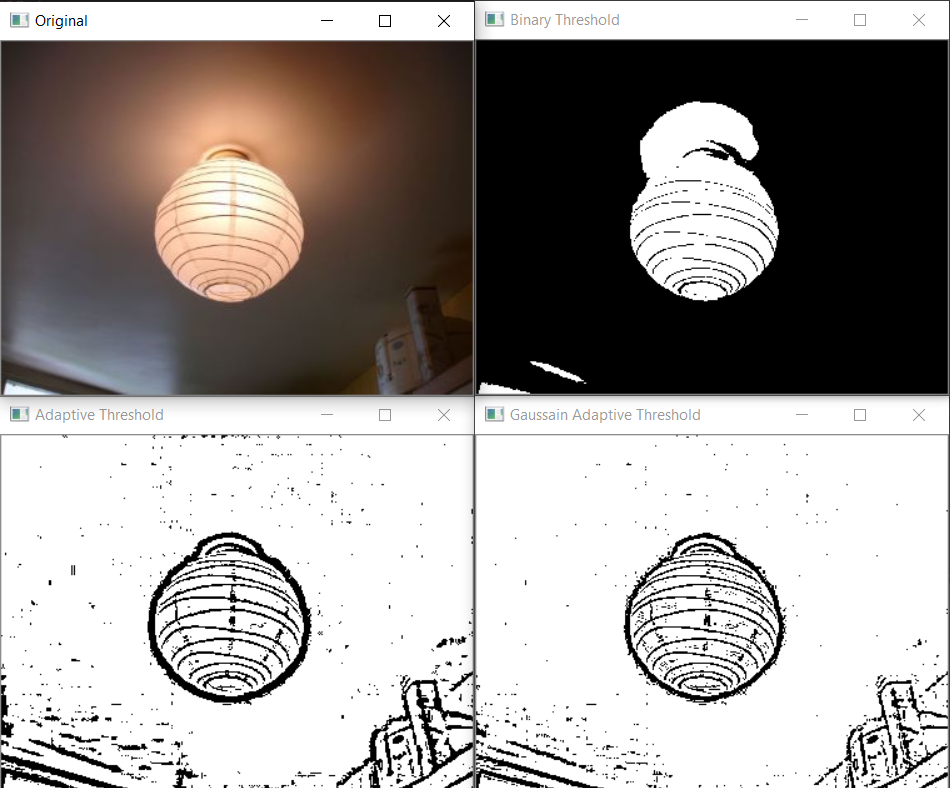
#> input picture Internship_AI,python,ML/AI file/lamp.png, 950 x 788 px
$ python code6.py
#> lines starting #> are read from the running program, lines starting #| are printed output that depends on the picture; after the words box and inside, x2 and y2 are one past the last pixel; in counts of white or black regions, pixels touching at a corner belong together
import cv2
import numpy as np

# path to input image is specified and
# image is loaded with imread command
image = cv2.imread('lamp.png')
#> image is the input picture: shape (788, 950, 3); mean B, G, R 152.7, 155.3, 160


# to convert the image in grayscale
img = cv2.cvtColor(image, cv2.COLOR_BGR2GRAY)
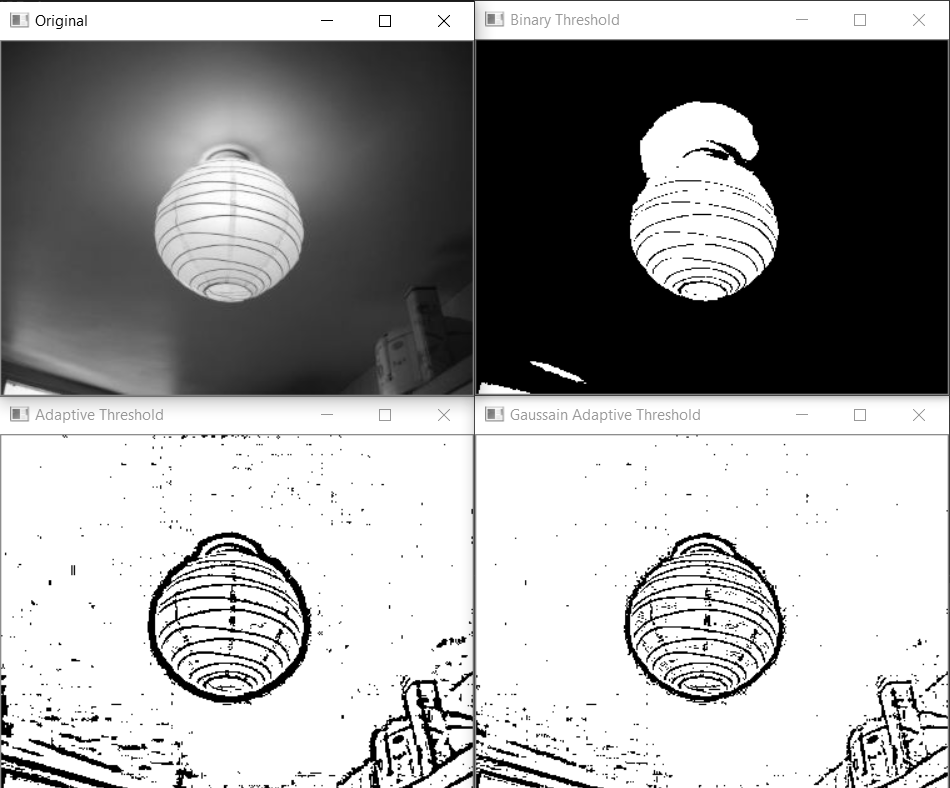
#> img: shape (788, 950); min 0, max 255, mean 156.4

ret, th1 = cv2.threshold(img,160, 255, cv2.THRESH_BINARY)
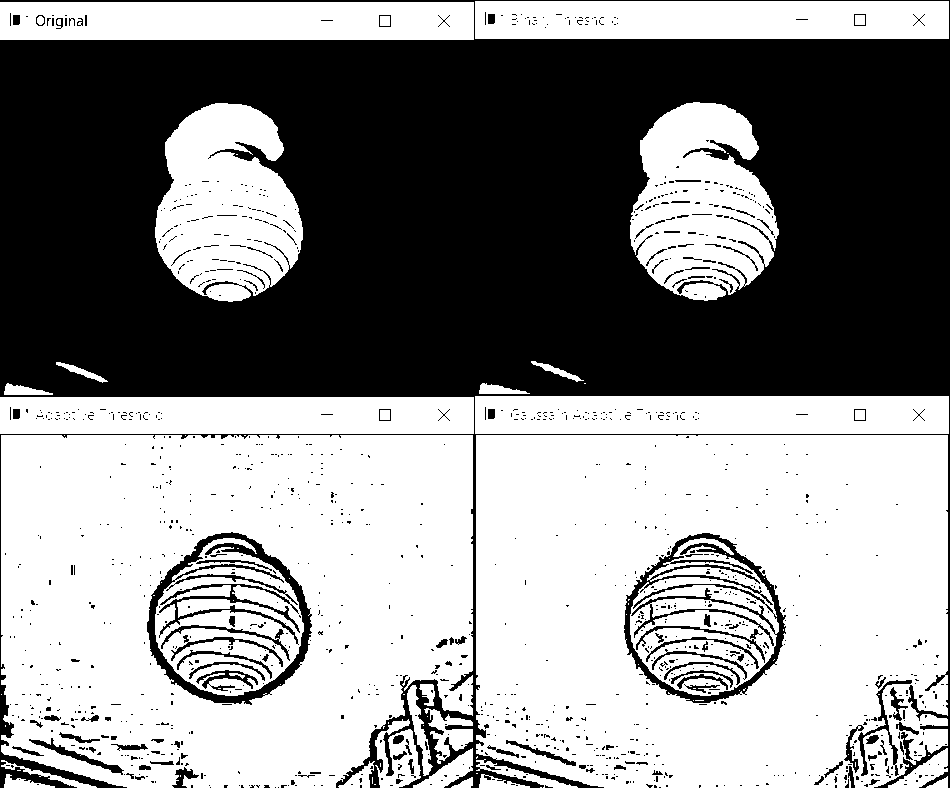
#> th1: shape (788, 950); 55.4% white; 1264 black regions (1136 under 20 px), largest, box (x1, y1, x2, y2) and area: (0, 0, 950, 788) 307518, (624, 533, 786, 703) 5205, (147, 532, 312, 705) 4448

th2 = cv2.adaptiveThreshold(img,255,cv2.ADAPTIVE_THRESH_MEAN_C,
            cv2.THRESH_BINARY,11,2)
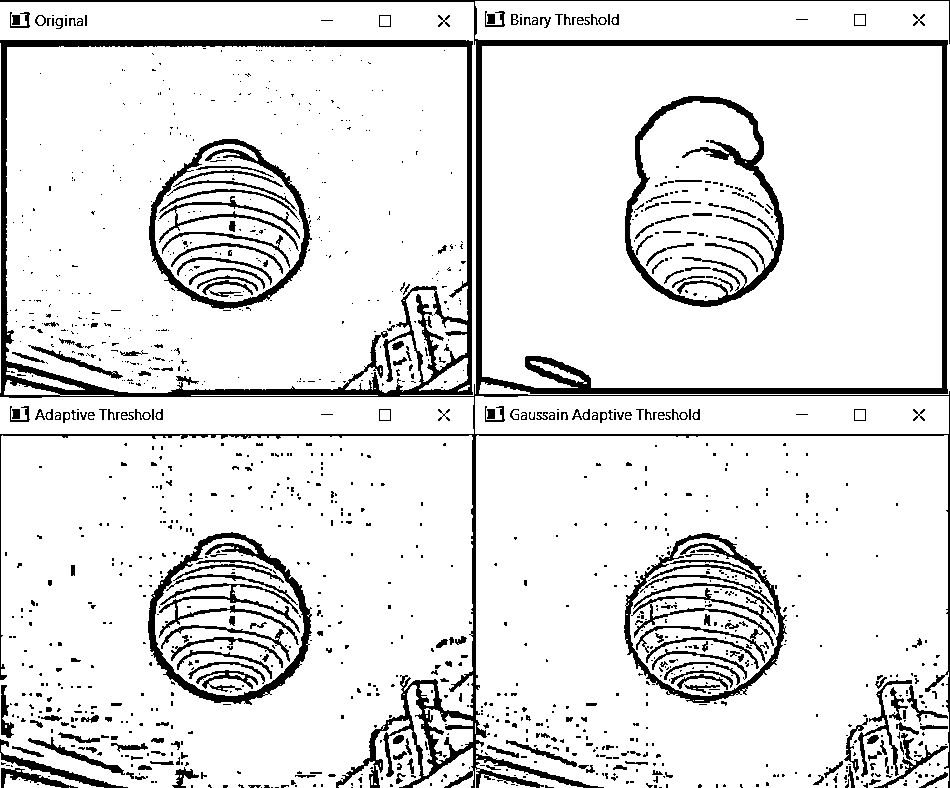
#> th2: shape (788, 950); 88.9% white; 1326 black regions (1063 under 20 px), largest, box (x1, y1, x2, y2) and area: (0, 0, 950, 788) 34787, (625, 96, 784, 307) 5097, (148, 532, 312, 705) 3880
th3 = cv2.adaptiveThreshold(img,255,cv2.ADAPTIVE_THRESH_GAUSSIAN_C,
            cv2.THRESH_BINARY,11,2)
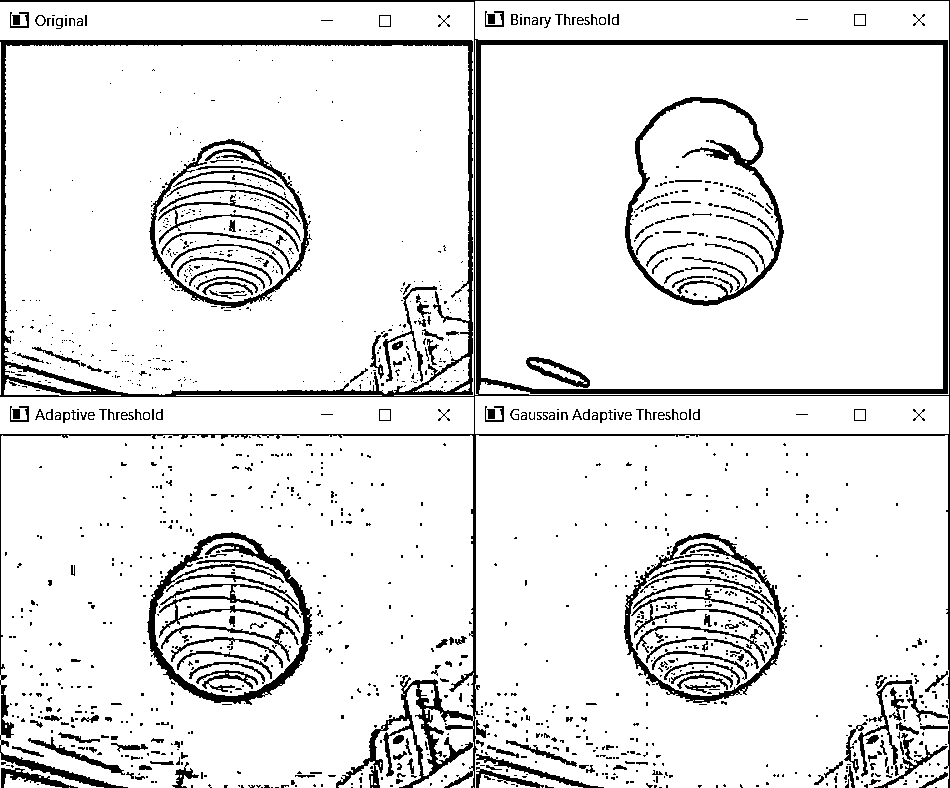
#> th3: shape (788, 950); 90.2% white; 1406 black regions (1161 under 20 px), largest, box (x1, y1, x2, y2) and area: (0, 0, 950, 788) 28438, (147, 532, 312, 705) 4169, (625, 97, 784, 306) 4040

cv2.imshow('Original',image)
cv2.imshow('Binary Threshold', th1)
cv2.imshow('Adaptive Threshold', th2)
cv2.imshow('Gaussain Adaptive Threshold', th3)

# De-allocate any associated memory usage
cv2.waitKey(0)
cv2.destroyAllWindows()
